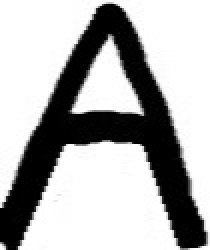
#> input picture ML/augment_data/inputs/replacements/A2.jpg, 105 x 125 px, found by its file name (shown 2 times larger); its folder holds 4 pictures in this run
$ python create_from_scratch.py
#> lines starting #> are read from the running program, lines starting #| are printed output that depends on the picture
import pandas as pd
import numpy as np
import os
import cv2
import matplotlib.pyplot as plt

numberOfImages = 2500

images = "C:\\Users\\mager\\Desktop\\poker-cards\\ML\\augment_data\\inputs\\replacements"
output = "C:\\Users\\mager\\Desktop\\poker-cards\\ML\\training\\data"
labels = ["A", "Q", "K", "J"]
f = open(f"{output}\\values_train.csv", "w")
f.write("filename,label\n")

# craete values_train dir if not exist
if not os.path.exists(f"{output}\\values_train"):
    os.makedirs(f"{output}\\values_train")

# empty string or 1 with 50% chance
def getEmptyOrOne():
    return np.random.choice(["", "2"], p=[0.5, 0.5])

for label in labels:
    for i in range(numberOfImages):
        image = cv2.imread(f"{images}\\{label}{getEmptyOrOne()}.jpg", cv2.IMREAD_GRAYSCALE)
#> image is the input picture: shape (125, 105); min 0, max 255, mean 175.3
        image = cv2.resize(image, (28, 28))
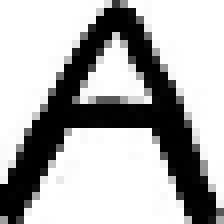
#> image: shape (28, 28) (shown 8 times larger); min 0, max 255, mean 175.2
        cv2.imwrite(f"{output}\\values_train\\{label}_{i}.jpg", image)

        # create csv file if not exist and write filename,label and then the file name and the label


        f = open(f"{output}\\values_train.csv", "a")
        f.write(f"{label}_{i}.jpg,{label}\n")

f.close()
